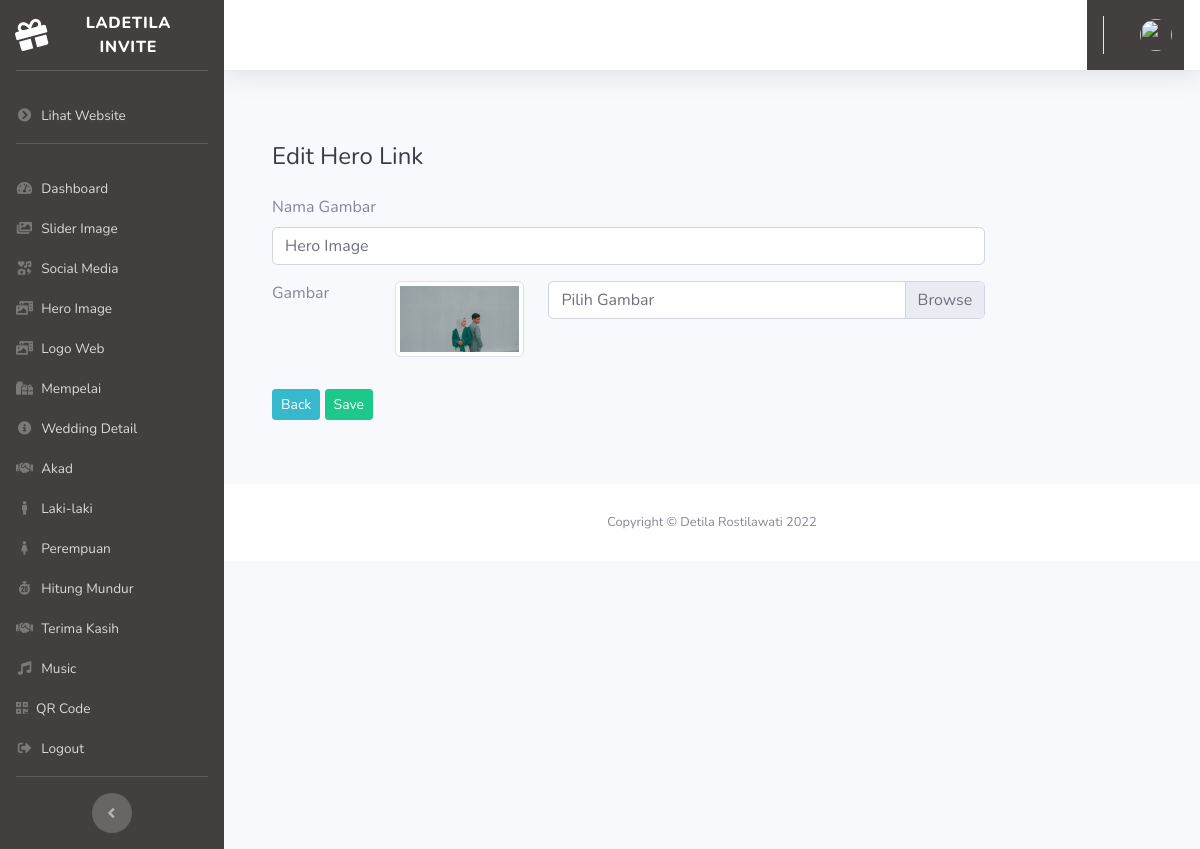
The app's page /admin/edit_hero_link/1 with its own data.
### tables this page shows
CREATE TABLE `user_sub_menu` (
  `id` int(11) NOT NULL,
  `title` varchar(128) NOT NULL,
  `url` varchar(128) NOT NULL,
  `icon` varchar(128) NOT NULL
);

CREATE TABLE `banner_1` (
  `id` int(11) NOT NULL,
  `nama` varchar(255) NOT NULL,
  `link` varchar(255) NOT NULL,
  `image` varchar(255) NOT NULL
);

### application/controllers/Admin.php (called while the page is built, shortened)
<?php
class Admin extends CI_Controller
{
    public function edit_hero_link($id)
    {
        $data['title'] = 'Edit Hero Link';
        $data['user'] = $this->db->get_where('user', ['email' => $this->session->userdata('email')])->row_array();
        $data['banner_1'] = $this->db->get_where('banner_1', ['id' => $id])->row_array();
        $this->form_validation->set_rules('nama', 'Nama', 'required');
        $this->form_validation->set_rules('link', 'Link', 'required');
        if ($this->form_validation->run() == false) {
            $this->load->view('templates/header', $data);
            $this->load->view('templates/sidebar', $data);
            $this->load->view('templates/topbar', $data);
            $this->load->view('admin/edit_hero_link', $data);
            $this->load->view('templates/footer');
        }
    }
}

### index.php (called while the page is built, shortened)
<?php
require_once BASEPATH.'core/CodeIgniter.php';

### application/views/admin/edit_hero_link.php (the view, shortened to what this page needs)
<div class="row">
    <div class="col-lg-10">
        <div class="p-5">
            <div class="text-left">
                <h1 class="h4 text-gray-900 mb-4"><?= $title; ?></h1>
            </div>
            <form method="POST" action="<?= base_url('admin/edit_hero_link/') . $banner_1['id']; ?>" enctype="multipart/form-data">
                <div class="form-group">
                    <label for="nama">Nama Gambar</label>
                    <input type="text" class="form-control form-control-user" id="nama" name="nama" value="<?= $banner_1['nama']; ?>">
                </div>
                <div class="form-group row">
                    <div class="col-sm-2">Gambar</div>
                    <div class="col-sm-10">
                        <div class="row">
                            <div class="col-sm-3">
                                <img src="<?= base_url('/wedding-2/images/wedding/wedding-1/') . $banner_1['image']; ?>" class="img-thumbnail" alt="">
                            </div>
                            <div class="col-sm-9">
                                <div class="custom-file">
                                    <label class="custom-file-label" for="image">
                                        Pilih Gambar
                                    </label>
                                </div>
                            </div>
                        </div>
                    </div>
                </div>
                <a class="btn btn-sm btn-info text-decoration-none" href="<?= base_url('admin/hero_link') ?>">Back</a>
                <button type="submit" class="btn btn-sm btn-success my-3">
                    Save
                </button>
            </form>
        </div>
    </div>
</div>

### application/views/templates/sidebar.php (shortened to what this page needs)
<ul class="navbar-nav sidebar sidebar-dark accordion" id="accordionSidebar">
    <a class="sidebar-brand d-flex align-items-center justify-content-center" href="<?= base_url('auth'); ?>">
        <div class="sidebar-brand-icon rotate-n-15">
            <i class="fas fa-gift"></i>
        </div>
        <div class="sidebar-brand-text mx-3">Ladetila Invite</div>
    </a>
    <hr class="sidebar-divider">
    <li class="nav-item">
        <a class="nav-link" href="<?= base_url() ?>">
            <i class="fas fa-fw fa-chevron-circle-right"></i>
            <span>Lihat Website</span></a>
    </li>
    <hr class="sidebar-divider">
    <?php
    $querySubMenu = "SELECT *
                  FROM user_sub_menu
                  ";
    $subMenu = $this->db->query($querySubMenu)->result_array();
    ?>
    <?php foreach ($subMenu as $sm) : ?>
        <?php if ($title == $sm['title']) : ?>
            <li class="nav-item active">
            <?php else : ?>
            <li class="nav-item">
            <?php endif; ?>
            <a class="nav-link pb-0" href="<?= base_url($sm['url']); ?>">
                <i class="<?= $sm['icon']; ?>"></i>
                <span><?= $sm['title']; ?></span></a>
            </li>
        <?php endforeach; ?>
        <li class="nav-item">
            <a class="nav-link" href="<?= base_url('auth/logout') ?>">
                <i class="fas fa-fw fa-sign-out-alt" data-dismiss="modal"></i>
                <span>Logout</span></a>
        </li>
        <hr class="sidebar-divider">
        <div class="text-center d-none d-md-inline">
            <button class="rounded-circle border-0" id="sidebarToggle"></button>
        </div>
</ul>

### application/views/templates/sidebar.php (style rules this page uses)
ul { background: linear-gradient(to right, #423F3E 0%, #423F3E 0%); }

### records on screen
user_sub_menu: title "Dashboard"
user_sub_menu: title "Slider Image"
user_sub_menu: title "Social Media"
user_sub_menu: title "Hero Image"
user_sub_menu: title "Logo Web"
user_sub_menu: title "Mempelai"
user_sub_menu: title "Wedding Detail"
user_sub_menu: title "Akad"
user_sub_menu: title "Laki-laki"
user_sub_menu: title "Perempuan"
user_sub_menu: title "Hitung Mundur"
user_sub_menu: title "Terima Kasih"
user_sub_menu: title "Music"
user_sub_menu: title "QR Code"
banner_1: nama "Hero Image", image (picture)

### other values on screen
$title "Edit Hero Link"
